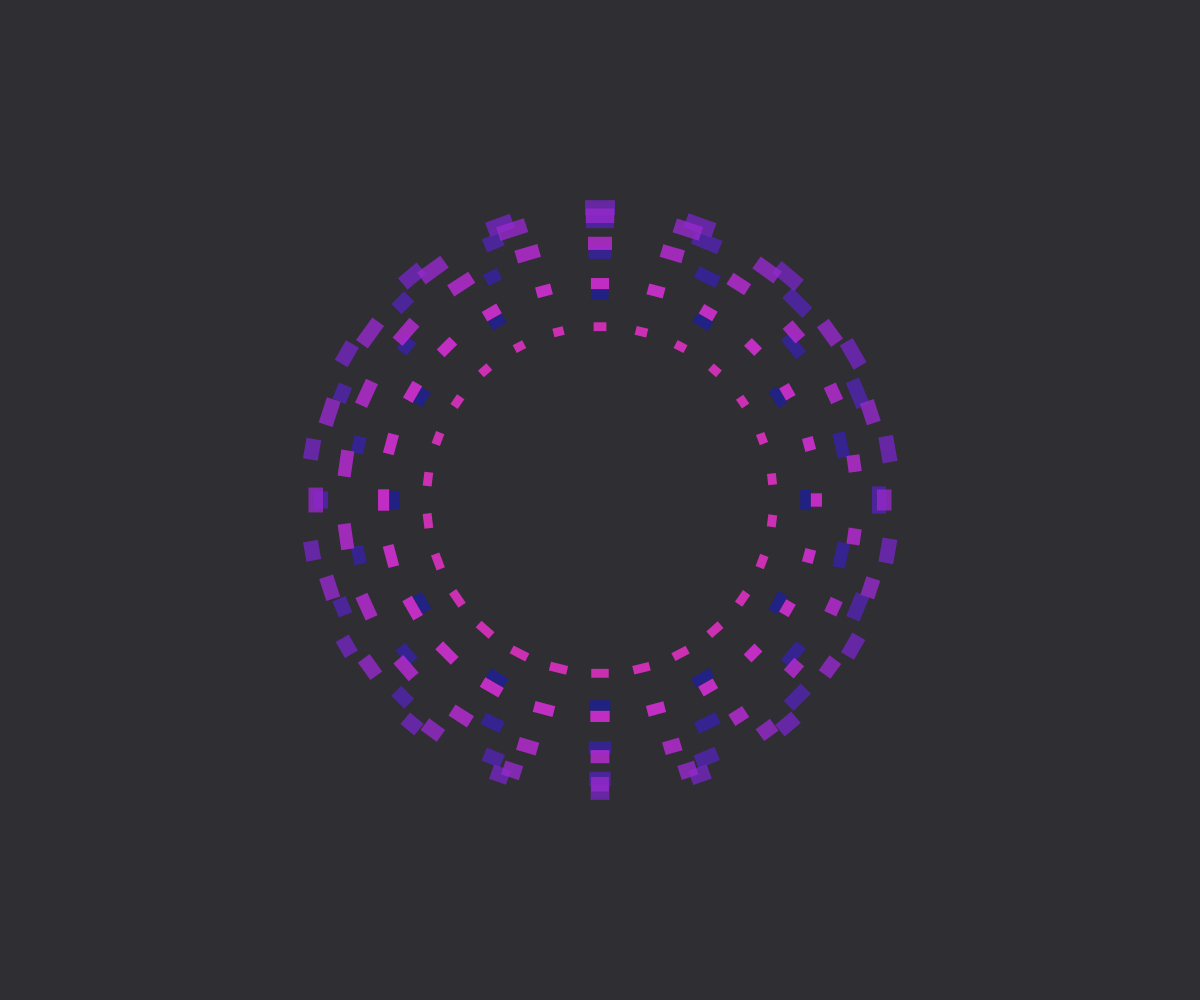
Frame 1 (no input)
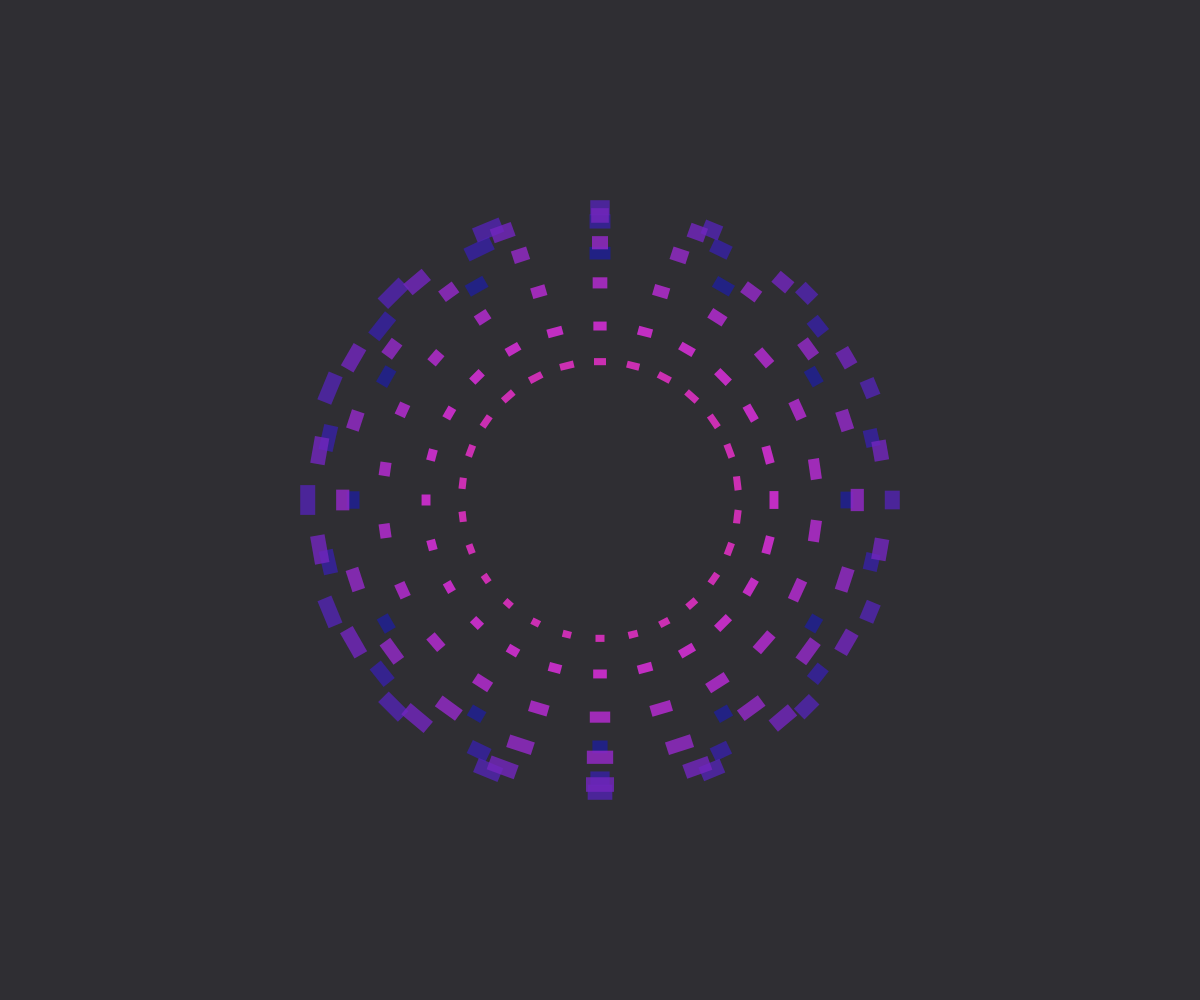
Frame 60 (no input)
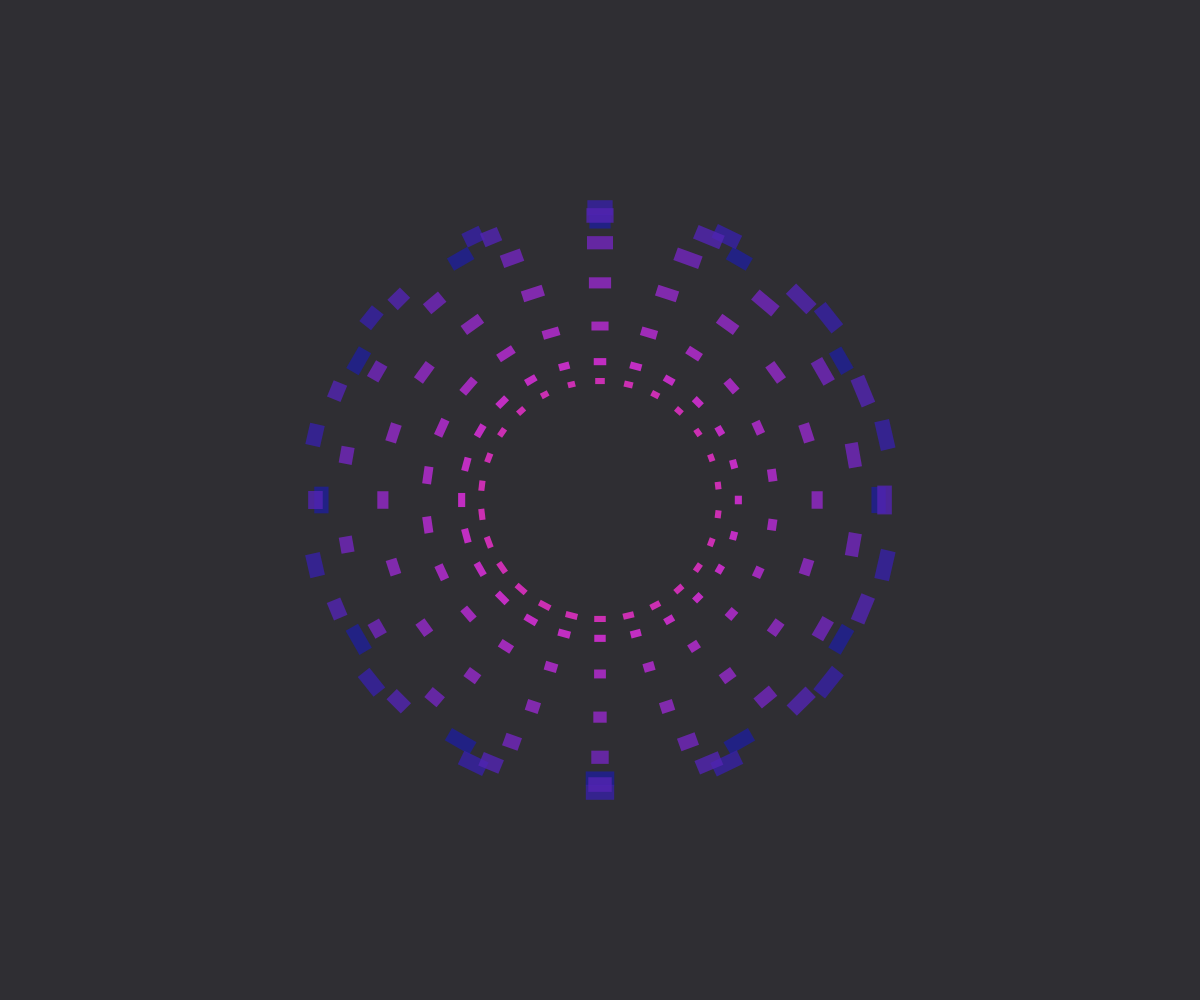
Frame 120 (the mouse pressed at the canvas centre since frame 60)

The p5.js sketch that drew these frames (run headless with seeded random() and noise() and a simulated clock; from frame 60 on, the mouse is pressed at the canvas centre):

// p5.js sketch
// ── sketch.js
function setup() {
  createCanvas(windowWidth, windowHeight);
  colorMode(HSB, 360, 100, 100, 1);
  noStroke();
}

function draw() {
  background(250, 10, 20); // Deep purple background

  const time = millis() * 0.001;
  const numRings = 8;
  const baseRadius = min(width, height) * 0.3;

  for (let i = 0; i < numRings; i++) {
    // Each ring has a phase shift
    const phase = i * 0.5;
    const radius = baseRadius * (0.7 + 0.3 * sin(time * 0.5 + phase));
    const segments = 12 + i * 2;
    const angleStep = TWO_PI / segments;

    push();
    translate(width / 2, height / 2);

    for (let j = 0; j < segments; j++) {
      const angle = j * angleStep;
      // Oscillate segment size with a phase shift
      const segmentSize = 0.8 + 0.2 * sin(time * 3 + phase + j * 0.3);
      const rectWidth = radius * 0.1 * segmentSize;
      const rectHeight = radius * 0.05;

      rotate(angle);
      // Use a color palette of blue, purple, magenta
      fill(240 + i * 10, 80, 60 + i * 5, 0.8);
      rect(-rectWidth / 2, -radius, rectWidth, rectHeight);
      rotate(-angle);
    }
    pop();
  }
}

function windowResized() {
  resizeCanvas(windowWidth, windowHeight);
}
